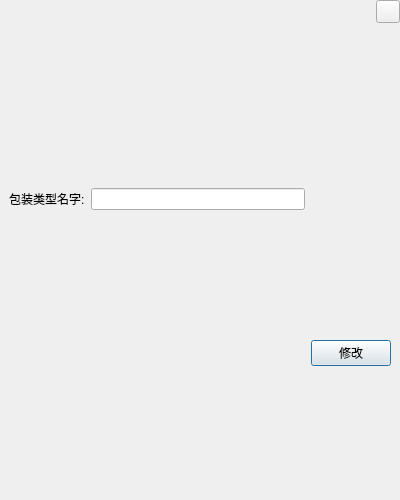
<?xml version="1.0" encoding="UTF-8"?>
<ui version="4.0">
 <class>FrmPackTypeEdit</class>
 <widget class="QDialog" name="FrmPackTypeEdit">
  <property name="geometry">
   <rect>
    <x>0</x>
    <y>0</y>
    <width>400</width>
    <height>500</height>
   </rect>
  </property>
  <property name="windowTitle">
   <string>Dialog</string>
  </property>
  <layout class="QGridLayout" name="gridLayout_3" rowstretch="1,9">
   <property name="leftMargin">
    <number>0</number>
   </property>
   <property name="topMargin">
    <number>0</number>
   </property>
   <property name="rightMargin">
    <number>0</number>
   </property>
   <property name="bottomMargin">
    <number>0</number>
   </property>
   <item row="0" column="0">
    <widget class="QWidget" name="widget" native="true">
     <layout class="QHBoxLayout" name="horizontalLayout">
      <property name="topMargin">
       <number>0</number>
      </property>
      <property name="rightMargin">
       <number>0</number>
      </property>
      <property name="bottomMargin">
       <number>0</number>
      </property>
      <item>
       <widget class="QLabel" name="labTitle">
        <property name="text">
         <string/>
        </property>
       </widget>
      </item>
      <item>
       <spacer name="horizontalSpacer">
        <property name="orientation">
         <enum>Qt::Horizontal</enum>
        </property>
        <property name="sizeHint" stdset="0">
         <size>
          <width>40</width>
          <height>20</height>
         </size>
        </property>
       </spacer>
      </item>
      <item>
       <widget class="QWidget" name="widget_3" native="true">
        <layout class="QGridLayout" name="gridLayout">
         <property name="leftMargin">
          <number>0</number>
         </property>
         <property name="topMargin">
          <number>0</number>
         </property>
         <property name="rightMargin">
          <number>0</number>
         </property>
         <property name="bottomMargin">
          <number>0</number>
         </property>
         <item row="0" column="0">
          <widget class="QToolButton" name="toolButton">
           <property name="text">
            <string/>
           </property>
          </widget>
         </item>
         <item row="1" column="0">
          <spacer name="verticalSpacer">
           <property name="orientation">
            <enum>Qt::Vertical</enum>
           </property>
           <property name="sizeHint" stdset="0">
            <size>
             <width>20</width>
             <height>40</height>
            </size>
           </property>
          </spacer>
         </item>
        </layout>
       </widget>
      </item>
     </layout>
    </widget>
   </item>
   <item row="1" column="0">
    <widget class="QWidget" name="widget_2" native="true">
     <layout class="QGridLayout" name="gridLayout_2">
      <item row="0" column="1">
       <widget class="QLineEdit" name="editName"/>
      </item>
      <item row="3" column="2">
       <widget class="QPushButton" name="btnEdit">
        <property name="text">
         <string>修改</string>
        </property>
       </widget>
      </item>
      <item row="0" column="0">
       <widget class="QLabel" name="label_2">
        <property name="text">
         <string>包装类型名字:</string>
        </property>
       </widget>
      </item>
     </layout>
    </widget>
   </item>
  </layout>
 </widget>
 <resources/>
 <connections/>
</ui>
